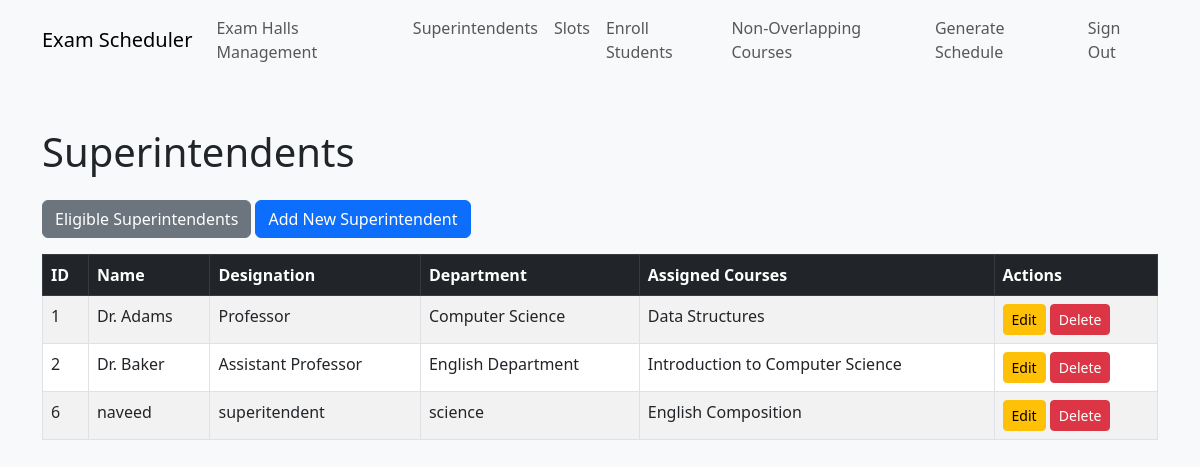
Page /exam_cordinate/views/superintendents on the committed database.
### tables this page shows
CREATE TABLE `superintendents` (
  `id` int(11) NOT NULL,
  `name` varchar(100) NOT NULL,
  `designation` varchar(100) DEFAULT NULL,
  `department` varchar(100) DEFAULT NULL
);

### exam_cordinate/views/superintendents/index.php (the view, shortened to what this page needs)
<?php
require 'C:\xampp\htdocs\e_v\config\database.php';
$query = "
    SELECT s.id, s.name, s.designation, s.department, GROUP_CONCAT(c.course_name ORDER BY c.course_name ASC) AS courses
    FROM superintendents s
    LEFT JOIN superintendent_courses sc ON s.id = sc.superintendent_id
    LEFT JOIN courses c ON sc.course_id = c.id
    GROUP BY s.id
";
$result = $mysqli->query($query);
if ($result) {
    $superintendents = $result->fetch_all(MYSQLI_ASSOC);
} else {
    die('Query failed: ' . $mysqli->error);
}
?>
<!DOCTYPE html>
<html lang="en">
<head>
    <link href="https://cdn.jsdelivr.net/npm/bootstrap@5.3.0-alpha3/dist/css/bootstrap.min.css" rel="stylesheet">
</head>
<body class="bg-light">
<?php include('../layout/header.php'); ?>
    <div class="container mt-5">
        <h1 class="mb-4">Superintendents</h1>
        <a href="../superintendents/eligible_superintendents.php" class="btn btn-secondary mb-3">Eligible Superintendents</a>
        <a href="create.php" class="btn btn-primary mb-3">Add New Superintendent</a>
        <table class="table table-bordered table-striped">
            <thead class="table-dark">
                <tr>
                    <th>ID</th>
                    <th>Name</th>
                    <th>Designation</th>
                    <th>Department</th>
                    <th>Assigned Courses</th>
                    <th>Actions</th>
                </tr>
            </thead>
            <tbody>
                <?php foreach ($superintendents as $superintendent): ?>
                <tr>
                    <td><?= htmlspecialchars($superintendent['id']) ?></td>
                    <td><?= htmlspecialchars($superintendent['name']) ?></td>
                    <td><?= htmlspecialchars($superintendent['designation']) ?></td>
                    <td><?= htmlspecialchars($superintendent['department']) ?></td>
                    <td><?= htmlspecialchars($superintendent['courses']) ?></td>
                    <td>
                        <a href="update.php?id=<?= $superintendent['id'] ?>" class="btn btn-warning btn-sm">Edit</a>
                        <a href="delete.php?id=<?= $superintendent['id'] ?>" class="btn btn-danger btn-sm">Delete</a>
                    </td>
                </tr>
                <?php endforeach; ?>
            </tbody>
        </table>
    </div>
</body>
</html>

### rows in the picture
superintendents: id "1", name "Dr. Adams", designation "Professor", department "Computer Science", courses "Data Structures"
superintendents: id "2", name "Dr. Baker", designation "Assistant Professor", department "English Department", courses "Introduction to Computer Science"
superintendents: id "6", name "naveed", designation "superitendent", department "science", courses "English Composition"
